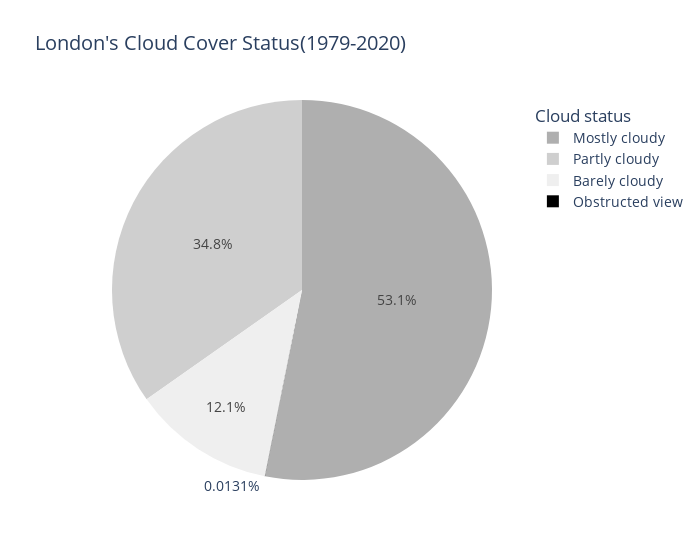

Notebook code for this chart:
### Code cell
fig = px.pie(values=list(london_clouds.values()), names=list(london_clouds.keys()), 
              title = "London's Cloud Cover Status(1979-2020)",
              color_discrete_sequence=['#afafaf', '#cfcfcf', '#efefef', '#000000'])
fig.update_layout(width = 700, legend_title_text = 'Cloud status', font = dict(size = 14))
fig.show()

### Figure 1 — Plotly figure (JSON) as saved in the notebook; plotly's stock layout.template omitted (floating-point values rounded to 4 significant figures)
{"data": [{"domain": {"x": [0, 1], "y": [0, 1]}, "hovertemplate": "label=%{label}<br>value=%{value}<extra></extra>", "labels": ["Barely cloudy", "Partly cloudy", "Mostly cloudy", "Obstructed view"], "legendgroup": "", "name": "", "showlegend": true, "type": "pie", "values": [1855, 5326, 8139, 2]}], "layout": {"font": {"size": 14}, "legend": {"title": {"text": "Cloud status"}, "tracegroupgap": 0}, "piecolorway": ["#afafaf", "#cfcfcf", "#efefef", "#000000"], "title": {"text": "London's Cloud Cover Status(1979-2020)"}, "width": 700}}
